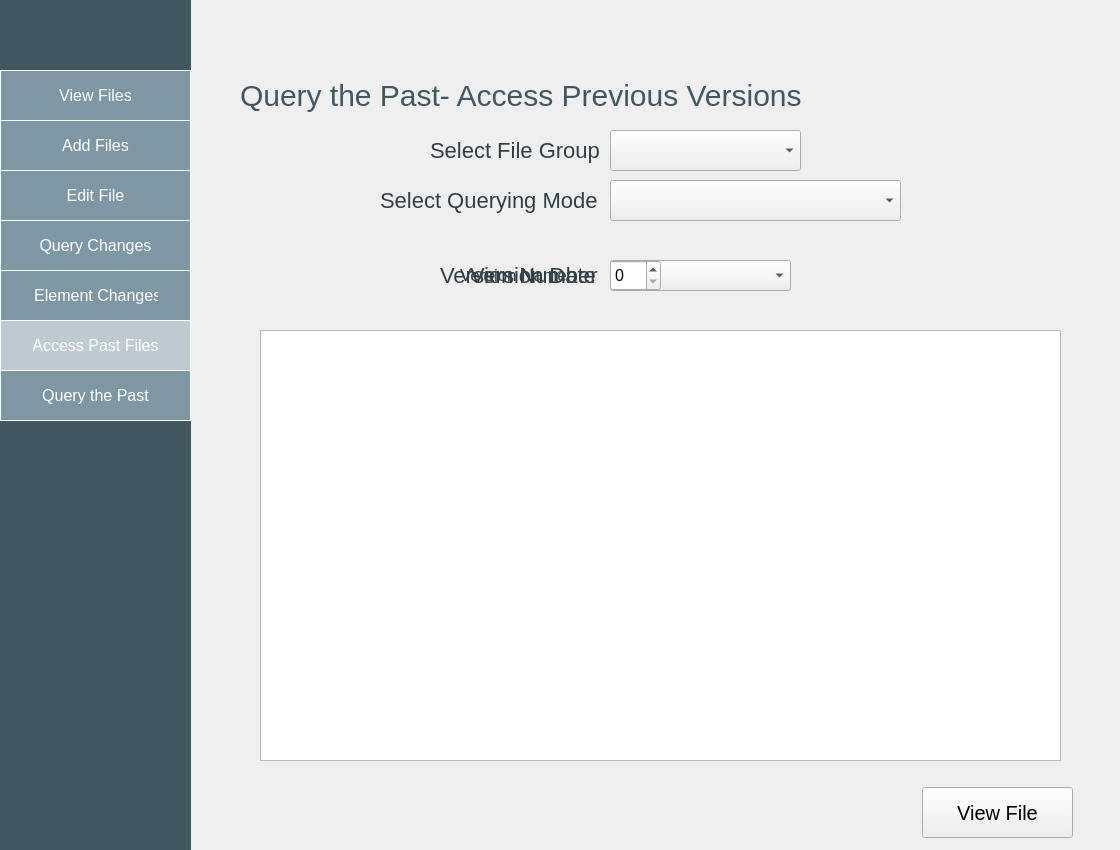
<?xml version="1.0" encoding="UTF-8"?>
<ui version="4.0">
 <class>Dialog</class>
 <widget class="QDialog" name="Dialog">
  <property name="geometry">
   <rect>
    <x>0</x>
    <y>0</y>
    <width>1120</width>
    <height>850</height>
   </rect>
  </property>
  <property name="windowTitle">
   <string>Dialog</string>
  </property>
  <property name="styleSheet">
   <string notr="true">background-color: #rgb(99, 128, 143)</string>
  </property>
  <widget class="QListView" name="listView">
   <property name="geometry">
    <rect>
     <x>0</x>
     <y>0</y>
     <width>191</width>
     <height>851</height>
    </rect>
   </property>
   <property name="styleSheet">
    <string notr="true">background-color: #435761    ;
border: 0px solid black;</string>
   </property>
  </widget>
  <widget class="QPushButton" name="viewFiles">
   <property name="geometry">
    <rect>
     <x>0</x>
     <y>70</y>
     <width>191</width>
     <height>51</height>
    </rect>
   </property>
   <property name="styleSheet">
    <string notr="true">
background-color: #7d97a5 ;
  border: none;
  color: white;
  padding: 15px 32px;
  text-align: center;
  text-decoration: none;
  display: inline-block;
  font-size: 16px;
font-family: helvetica;
border: 1px solid white;

</string>
   </property>
   <property name="text">
    <string>View Files</string>
   </property>
  </widget>
  <widget class="QPushButton" name="addFiles">
   <property name="geometry">
    <rect>
     <x>0</x>
     <y>120</y>
     <width>191</width>
     <height>51</height>
    </rect>
   </property>
   <property name="styleSheet">
    <string notr="true">
background-color: #7d97a5 ;
  border: none;
  color: white;
  padding: 15px 32px;
  text-align: center;
  text-decoration: none;
  display: inline-block;
  font-size: 16px;
font-family: helvetica;
border: 1px solid white;

</string>
   </property>
   <property name="text">
    <string>Add Files</string>
   </property>
  </widget>
  <widget class="QPushButton" name="queryChanges">
   <property name="geometry">
    <rect>
     <x>0</x>
     <y>220</y>
     <width>191</width>
     <height>51</height>
    </rect>
   </property>
   <property name="styleSheet">
    <string notr="true">
background-color: #7d97a5 ;
;  border: none;
  color: white;
  padding: 15px 32px;
  text-align: center;
  text-decoration: none;
  display: inline-block;
  font-size: 16px;
font-family: helvetica;
border: 1px solid white;

</string>
   </property>
   <property name="text">
    <string>Query Changes</string>
   </property>
  </widget>
  <widget class="QPushButton" name="queryPast">
   <property name="geometry">
    <rect>
     <x>0</x>
     <y>370</y>
     <width>191</width>
     <height>51</height>
    </rect>
   </property>
   <property name="styleSheet">
    <string notr="true">
background-color: #7d97a5 ;
  border: none;
  color: white;
  padding: 15px 32px;
  text-align: center;
  text-decoration: none;
  display: inline-block;
  font-size: 16px;
font-family: helvetica;
border: 1px solid white;

</string>
   </property>
   <property name="text">
    <string>Query the Past</string>
   </property>
  </widget>
  <widget class="QLabel" name="label">
   <property name="geometry">
    <rect>
     <x>240</x>
     <y>70</y>
     <width>561</width>
     <height>51</height>
    </rect>
   </property>
   <property name="styleSheet">
    <string notr="true">font-family:helvetica;
font-size:30px;
color: #435761  ;</string>
   </property>
   <property name="text">
    <string>Query the Past- Access Previous Versions</string>
   </property>
  </widget>
  <widget class="QLabel" name="label_2">
   <property name="geometry">
    <rect>
     <x>380</x>
     <y>170</y>
     <width>221</width>
     <height>61</height>
    </rect>
   </property>
   <property name="styleSheet">
    <string notr="true">color: #303e45 ;
  font-size: 22px;
font-family: helvetica;</string>
   </property>
   <property name="text">
    <string>Select Querying Mode</string>
   </property>
  </widget>
  <widget class="QComboBox" name="comboBox">
   <property name="geometry">
    <rect>
     <x>610</x>
     <y>180</y>
     <width>291</width>
     <height>41</height>
    </rect>
   </property>
   <property name="styleSheet">
    <string notr="true">alternate-background-color: #7d97a5 ;
font-size:14px;
</string>
   </property>
   <item>
    <property name="text">
     <string/>
    </property>
   </item>
   <item>
    <property name="text">
     <string>Version Num</string>
    </property>
   </item>
   <item>
    <property name="text">
     <string>Version Name</string>
    </property>
   </item>
   <item>
    <property name="text">
     <string>Date</string>
    </property>
   </item>
  </widget>
  <widget class="QLabel" name="fromvname">
   <property name="geometry">
    <rect>
     <x>460</x>
     <y>240</y>
     <width>201</width>
     <height>71</height>
    </rect>
   </property>
   <property name="styleSheet">
    <string notr="true">color: #303e45 ;
  font-size: 22px;
font-family: helvetica;</string>
   </property>
   <property name="text">
    <string>&lt;html&gt;&lt;head/&gt;&lt;body&gt;&lt;p&gt;&lt;span style=&quot; font-size:13pt;&quot;&gt;Version Name&lt;/span&gt;&lt;/p&gt;&lt;/body&gt;&lt;/html&gt;</string>
   </property>
  </widget>
  <widget class="QLabel" name="fromvnum">
   <property name="geometry">
    <rect>
     <x>440</x>
     <y>240</y>
     <width>271</width>
     <height>71</height>
    </rect>
   </property>
   <property name="styleSheet">
    <string notr="true">color: #303e45 ;
  font-size: 22px;
font-family: helvetica;</string>
   </property>
   <property name="text">
    <string>Version Number</string>
   </property>
  </widget>
  <widget class="QLabel" name="fromDate">
   <property name="geometry">
    <rect>
     <x>470</x>
     <y>240</y>
     <width>131</width>
     <height>71</height>
    </rect>
   </property>
   <property name="styleSheet">
    <string notr="true">color: #303e45 ;
  font-size: 22px;
font-family: helvetica;</string>
   </property>
   <property name="text">
    <string>Version Date </string>
   </property>
  </widget>
  <widget class="QDateEdit" name="dateFrom">
   <property name="geometry">
    <rect>
     <x>610</x>
     <y>260</y>
     <width>181</width>
     <height>31</height>
    </rect>
   </property>
   <property name="styleSheet">
    <string notr="true">font-size:20px;</string>
   </property>
  </widget>
  <widget class="QPushButton" name="editFile">
   <property name="geometry">
    <rect>
     <x>0</x>
     <y>170</y>
     <width>191</width>
     <height>51</height>
    </rect>
   </property>
   <property name="styleSheet">
    <string notr="true">
background-color: #7d97a5 ;

  border: none;
  color: white;
  padding: 15px 32px;
  text-align: center;
  text-decoration: none;
  display: inline-block;
  font-size: 16px;
font-family: helvetica;
border: 1px solid white;

</string>
   </property>
   <property name="text">
    <string>Edit File</string>
   </property>
  </widget>
  <widget class="QTextEdit" name="textEdit">
   <property name="geometry">
    <rect>
     <x>260</x>
     <y>330</y>
     <width>801</width>
     <height>431</height>
    </rect>
   </property>
  </widget>
  <widget class="QSpinBox" name="vnumfrom">
   <property name="geometry">
    <rect>
     <x>610</x>
     <y>260</y>
     <width>51</width>
     <height>31</height>
    </rect>
   </property>
   <property name="styleSheet">
    <string notr="true">font-size:16px;</string>
   </property>
  </widget>
  <widget class="QComboBox" name="filegrp">
   <property name="geometry">
    <rect>
     <x>610</x>
     <y>130</y>
     <width>191</width>
     <height>41</height>
    </rect>
   </property>
   <item>
    <property name="text">
     <string/>
    </property>
   </item>
  </widget>
  <widget class="QLabel" name="label_4">
   <property name="geometry">
    <rect>
     <x>430</x>
     <y>120</y>
     <width>171</width>
     <height>61</height>
    </rect>
   </property>
   <property name="styleSheet">
    <string notr="true">color: #303e45 ;
  font-size: 22px;
font-family: helvetica;</string>
   </property>
   <property name="text">
    <string>Select File Group</string>
   </property>
  </widget>
  <widget class="QComboBox" name="vnamefrom">
   <property name="geometry">
    <rect>
     <x>610</x>
     <y>260</y>
     <width>181</width>
     <height>31</height>
    </rect>
   </property>
   <item>
    <property name="text">
     <string/>
    </property>
   </item>
  </widget>
  <widget class="QPushButton" name="elemHistory">
   <property name="geometry">
    <rect>
     <x>0</x>
     <y>270</y>
     <width>191</width>
     <height>51</height>
    </rect>
   </property>
   <property name="styleSheet">
    <string notr="true">

background-color: #7d97a5 ;  border: none;
  color: white;
  padding: 15px 32px;
  text-align: center;
  text-decoration: none;
  display: inline-block;
  font-size: 16px;
font-family: helvetica;
border: 1px solid white;

</string>
   </property>
   <property name="text">
    <string> Element Changes</string>
   </property>
  </widget>
  <widget class="QPushButton" name="viewOld">
   <property name="geometry">
    <rect>
     <x>0</x>
     <y>320</y>
     <width>191</width>
     <height>51</height>
    </rect>
   </property>
   <property name="styleSheet">
    <string notr="true">background-color: #becbd2  ;
  border: none;
  color: white;
  padding: 15px 32px;
  text-align: center;
  text-decoration: none;
  display: inline-block;
  font-size: 16px;
font-family: helvetica;
border: 1px solid white;

</string>
   </property>
   <property name="text">
    <string>Access Past Files</string>
   </property>
  </widget>
  <widget class="QPushButton" name="viewFile">
   <property name="geometry">
    <rect>
     <x>922</x>
     <y>787</y>
     <width>151</width>
     <height>51</height>
    </rect>
   </property>
   <property name="styleSheet">
    <string notr="true">font-size:20px;</string>
   </property>
   <property name="text">
    <string>View File</string>
   </property>
  </widget>
  <zorder>listView</zorder>
  <zorder>viewFiles</zorder>
  <zorder>addFiles</zorder>
  <zorder>queryChanges</zorder>
  <zorder>queryPast</zorder>
  <zorder>label</zorder>
  <zorder>label_2</zorder>
  <zorder>comboBox</zorder>
  <zorder>fromvname</zorder>
  <zorder>fromvnum</zorder>
  <zorder>fromDate</zorder>
  <zorder>dateFrom</zorder>
  <zorder>editFile</zorder>
  <zorder>textEdit</zorder>
  <zorder>filegrp</zorder>
  <zorder>label_4</zorder>
  <zorder>vnamefrom</zorder>
  <zorder>elemHistory</zorder>
  <zorder>viewOld</zorder>
  <zorder>vnumfrom</zorder>
  <zorder>viewFile</zorder>
 </widget>
 <resources/>
 <connections/>
</ui>
